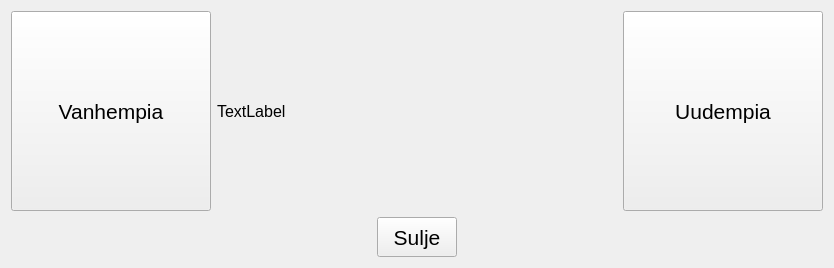
      <widget class="QWidget" name="actionsPage">
       <layout class="QGridLayout" name="gridLayout_10">
        <item row="0" column="0" alignment="Qt::AlignHCenter">
         <widget class="QPushButton" name="actionsOlder">
          <property name="sizePolicy">
           <sizepolicy hsizetype="Minimum" vsizetype="Fixed">
            <horstretch>0</horstretch>
            <verstretch>0</verstretch>
           </sizepolicy>
          </property>
          <property name="minimumSize">
           <size>
            <width>200</width>
            <height>200</height>
           </size>
          </property>
          <property name="font">
           <font>
            <pointsize>16</pointsize>
           </font>
          </property>
          <property name="text">
           <string>Vanhempia</string>
          </property>
         </widget>
        </item>
        <item row="0" column="2" alignment="Qt::AlignHCenter">
         <widget class="QPushButton" name="actionsNewer">
          <property name="sizePolicy">
           <sizepolicy hsizetype="Minimum" vsizetype="Fixed">
            <horstretch>0</horstretch>
            <verstretch>0</verstretch>
           </sizepolicy>
          </property>
          <property name="minimumSize">
           <size>
            <width>200</width>
            <height>200</height>
           </size>
          </property>
          <property name="font">
           <font>
            <pointsize>16</pointsize>
           </font>
          </property>
          <property name="text">
           <string>Uudempia</string>
          </property>
         </widget>
        </item>
        <item row="0" column="1" alignment="Qt::AlignHCenter">
         <widget class="QLabel" name="actionsLabel">
          <property name="sizePolicy">
           <sizepolicy hsizetype="MinimumExpanding" vsizetype="Expanding">
            <horstretch>0</horstretch>
            <verstretch>0</verstretch>
           </sizepolicy>
          </property>
          <property name="minimumSize">
           <size>
            <width>400</width>
            <height>0</height>
           </size>
          </property>
          <property name="font">
           <font>
            <pointsize>12</pointsize>
            <weight>50</weight>
            <bold>false</bold>
           </font>
          </property>
          <property name="text">
           <string>TextLabel</string>
          </property>
         </widget>
        </item>
        <item row="1" column="1" alignment="Qt::AlignHCenter">
         <widget class="QPushButton" name="actionsReturnButton">
          <property name="minimumSize">
           <size>
            <width>40</width>
            <height>40</height>
           </size>
          </property>
          <property name="baseSize">
           <size>
            <width>0</width>
            <height>0</height>
           </size>
          </property>
          <property name="font">
           <font>
            <pointsize>16</pointsize>
           </font>
          </property>
          <property name="text">
           <string>Sulje</string>
          </property>
         </widget>
        </item>
       </layout>
      </widget>
